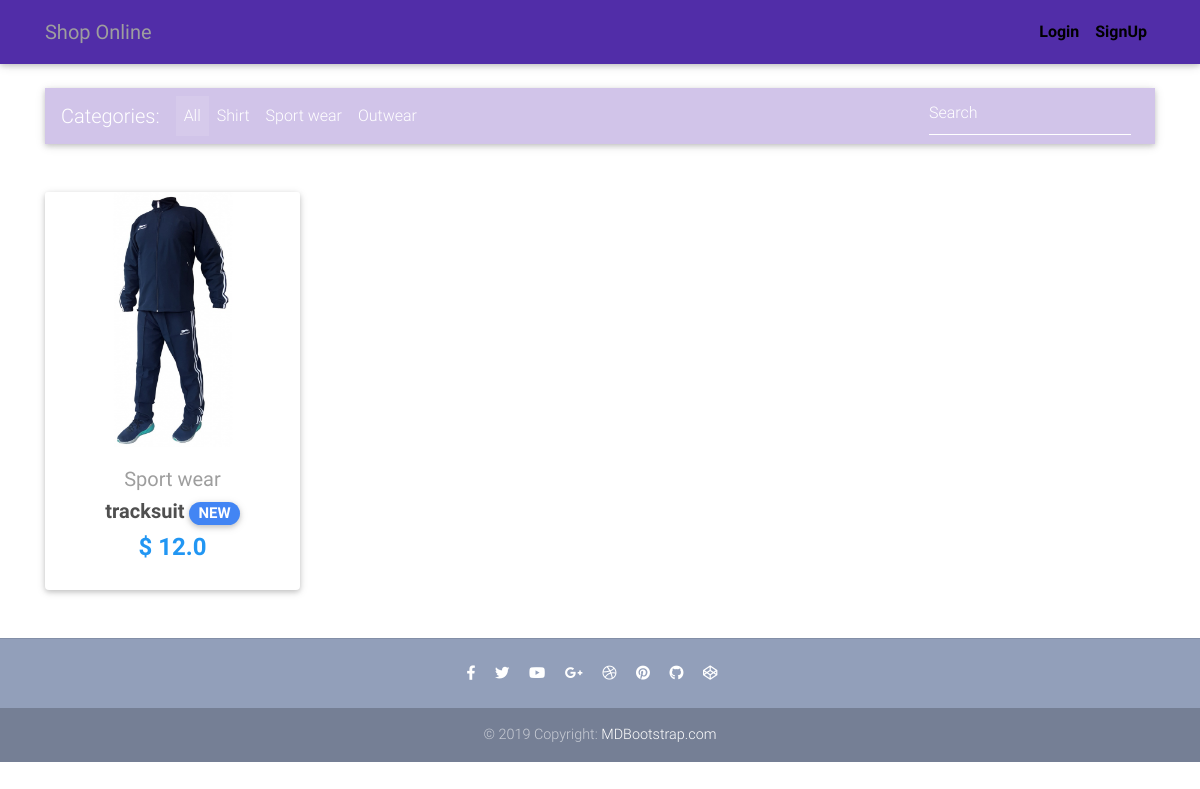
/sport-wear/, run on the app's committed database.
### core/models.py (models this page shows, shortened)
class Item(models.Model):
    title = models.CharField(max_length=100)
    price = models.FloatField()
    discount_price = models.FloatField(blank=True, null=True)
    category = models.CharField(choices=CATEGORY_CHOICES, max_length=2)
    label = models.CharField(choices=LABEL_CHOICES, max_length=1)
    slug = models.SlugField()
    description = models.TextField()
    image = models.ImageField()
    def get_absolute_url(self):
        return reverse("core:product", kwargs={
            'slug': self.slug
        })

### core/views.py (the view)
# urls.py: path('sport-wear/', SportWear.as_view(), name='sport-wear'),
class SportWear(ListView):
    model = Item
    queryset = Item.objects.filter(category='SW')
    paginate_by = 10
    template_name = "sport-wear.html"
    extra_context = {
        'categories': CATEGORY_CHOICES_URL
    }

### templates/sport-wear.html (shortened to what this page needs)
{% extends "base.html" %}
{% block content %}
  <main>
    <div class="container">
      <nav class="navbar navbar-expand-lg navbar-dark mdb-color #d1c4e9 deep-purple lighten-4  mt-3 mb-5">
        <span class="navbar-brand">Categories:</span>
        <div class="collapse navbar-collapse" id="basicExampleNav">
          <ul class="navbar-nav mr-auto">
            <li class="nav-item active">
              <a class="nav-link" href="/">All
              </a>
            </li>
            {% for category in categories %}
            <li class="nav-item">
              <a class="nav-link" href="{{ category.0 }}">{{ category.1 }}</a>
            </li>
            {% endfor %}
          </ul>
          <form class="form-inline">
            <div class="md-form my-0">
              <input class="form-control mr-sm-2" type="text" placeholder="Search" aria-label="Search">
            </div>
          </form>
        </div>
      </nav>
      <section class="text-center mb-4">
        <div class="row wow fadeIn">
          {% for item in object_list %}
          <div class="col-lg-3 col-md-6 mb-4">
            <div class="card">
              <div class="view overlay">
                <img src="{{ item.image.url }}" class="card-img-top">
              </div>
              <div class="card-body text-center">
                <a href="" class="grey-text">
                  <h5>{{ item.get_category_display }}</h5>
                </a>
                <h5>
                  <strong>
                    <a href="{{ item.get_absolute_url }}" class="dark-grey-text">{{ item.title }}
                      <span class="badge badge-pill {{ item.get_label_display }}-color">NEW</span>
                    </a>
                  </strong>
                </h5>
                <h4 class="font-weight-bold blue-text">
                  <strong>$
                  {% if item.discount_price %}
                  {{ item.discount_price }}
                  {% else %}
                  {{ item.price }}
                  {% endif %}
                  </strong>
                </h4>
              </div>
            </div>
          </div>
          {% endfor %}
        </div>
      </section>
    </div>
  </main>
{% endblock content %}

### templates/base.html (style rules this page uses)
html, body, header, .carousel { height: 60vh; }

### data on the page
Item: image (picture), category "Sport wear", title "tracksuit", price "12.0"

### other printed values
{{ category.1 }} "Shirt" "Sport wear" "Outwear"
